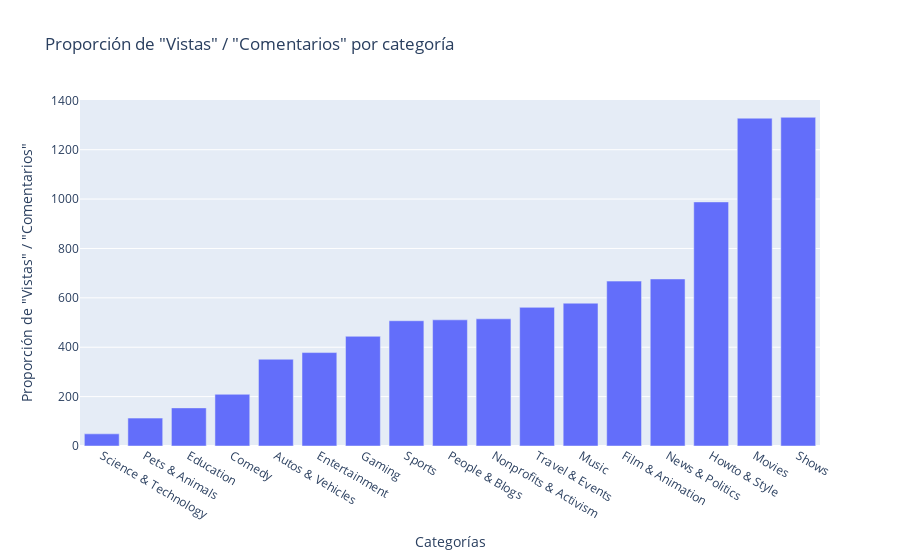

Write notebook code for a chart like this one.
### Markdown cell above
### 4.- ¿Qué categorías de videos tienen la mejor proporción (ratio) de “Vistas” / “Comentarios”?

### Code cell
counts4 = df.groupby("category")
counts4a = pd.DataFrame(counts2.sum()["views"])
counts4b = pd.DataFrame(counts2.sum()["comment_count"])

counts4c = pd.DataFrame()
counts4c["ratio"] = counts4a["views"] / counts4b["comment_count"]
print(counts4c)

counts4c = counts4c.sort_values("ratio")

data = [go.Bar(
    y = counts4c['ratio'],
    x = counts4c.index
)]
layout = go.Layout(
    title = 'Proporción de "Vistas" / "Comentarios" por categoría',
    yaxis = dict(title = 'Proporción de "Vistas" / "Comentarios"'),
    xaxis = dict(title = 'Categorías')
)

fig = go.Figure(data = data, layout = layout)

fig.iplot()

### Figure 1 — Plotly figure (JSON) as saved in the notebook; plotly's stock layout.template omitted (floating-point values rounded to 4 significant figures)
{"data": [{"type": "bar", "x": ["Science & Technology", "Pets & Animals", "Education", "Comedy", "Autos & Vehicles", "Entertainment", "Gaming", "Sports", "People & Blogs", "Nonprofits & Activism", "Travel & Events", "Music", "Film & Animation", "News & Politics", "Howto & Style", "Movies", "Shows"], "y": [49.22, 112.9, 154.4, 209.3, 351.3, 378.4, 444.2, 507.3, 510.9, 515.0, 561.4, 578.3, 667.8, 676.5, 988.5, 1328.0, 1331.0]}], "layout": {"title": {"text": "Proporción de \"Vistas\" / \"Comentarios\" por categoría"}, "xaxis": {"title": {"text": "Categorías"}}, "yaxis": {"title": {"text": "Proporción de \"Vistas\" / \"Comentarios\""}}}}
